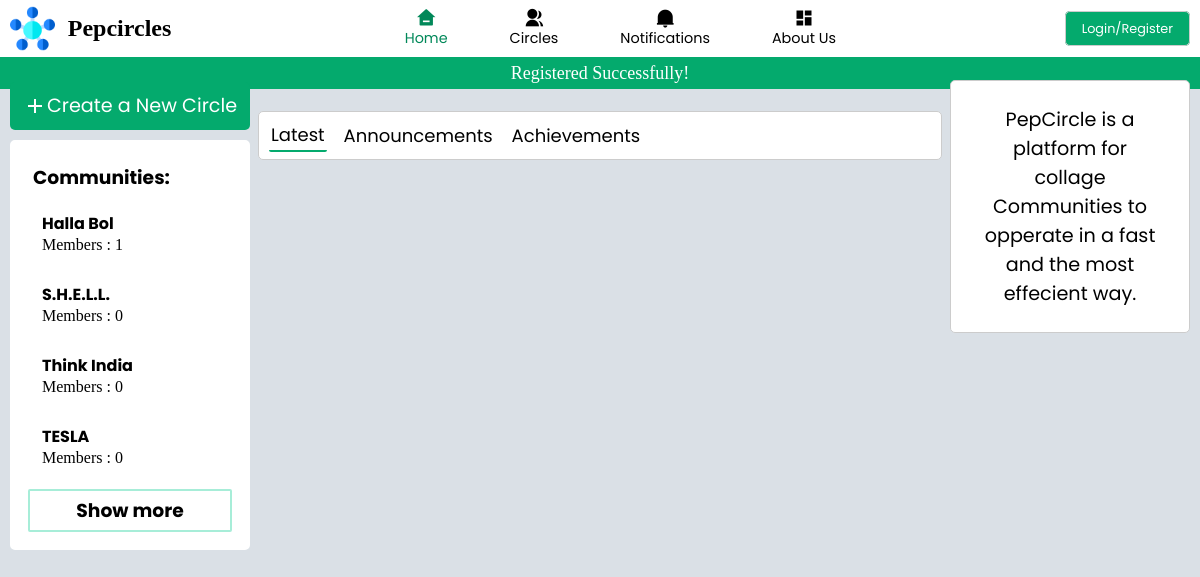
/ (signed in), run on the app's committed database.
### tables this page shows
CREATE TABLE `staticcircleinfo` (
  `circleId` int(11) NOT NULL,
  `circleName` char(250) NOT NULL,
  `circleLogo` varchar(3000) NOT NULL,
  `circleDiscription` varchar(5000) NOT NULL,
  `circleBanner` varchar(3000) NOT NULL DEFAULT 'low_poly_banner_design_1711.jpg',
  `circleStatus` int(11) NOT NULL,
  `collegeId` int(11) NOT NULL,
  `followerCount` int(11) NOT NULL
);

### index.php (the view, shortened to what this page needs)
<?php
include "pages/back/database_connection.php";
?>
<!DOCTYPE html>
<html lang="en">
<head>
    <link rel="stylesheet" href="/collageCommunity/css/index.css">
</head>
<body>
    <?php
    include "pages/navbar.php";
    if (isset($_SESSION['fresh_register'])) {
    ?>
        <div class="msg">
            <p>Registered Successfully!</p>
        </div>
    <?php
    }
    ?>
    <div class="main">
        <div class="comm_bar">
            <div class="create">
                <a href="pages/create_comm.php" id="comm">
                    <div><i class="ri-add-line"></i>
                        <p>Create a New Circle</p>
                    </div>
                </a>
            </div>
            <?php
            if (isset($_SESSION['login_status']) && $_SESSION['login_status'] == 'logged_in') {
            ?>
            <div class="sub_comm_bar">
                <h3 class="head">Communities:</h3>
                <ul>
                    <?php
                    if (mysqli_num_rows($res) > 0) {
                        while ($row = mysqli_fetch_assoc($res)) {
                    ?>
                            <li>
                                <a href="pages/community_page.php?commid=<?php echo $row['circleId'] ?>">
                                    <h3><?php echo $row['circleName']; ?></h3>
                                    <p>Members : <?php echo $row['followerCount']; ?></p>
                                </a>
                            </li>
                    <?php
                        }
                    }
                    ?>
                </ul>
                <div class="show_more">
                    <h3 class="head"><a href="pages/circles.php">Show more</a></h3>
                </div>
            </div>
            <?php }else{
            ?>
            <div class="sub_comm_bar">
                <h3 class="head">Communities:</h3>
                <ul>
                    <?php
                    $new_sql = "SELECT * FROM staticcircleinfo ORDER BY followerCount DESC LIMIT 4";
                    $new_res = mysqli_query($conn, $new_sql);
                    if (mysqli_num_rows($new_res) > 0) {
                        while ($row = mysqli_fetch_assoc($new_res)) {
                    ?>
                            <li>
                                <a href="pages/community_page.php?commid=<?php echo $row['circleId'] ?>">
                                    <h3><?php echo $row['circleName']; ?></h3>
                                    <p>Members : <?php echo $row['followerCount']; ?></p>
                                </a>
                            </li>
                    <?php
                        }
                    }
                    ?>
                </ul>
                <div class="show_more">
                    <h3 class="head"><a href="pages/circles.php">Show more</a></h3>
                </div>
            </div>
            <?php
            } ?>
        </div>
        <div class="feed">
            <div class="tags">
                <a class="ind-tag current" id="latest-posts">Latest</a>
                <a class="ind-tag" id="announcements">Announcements</a>
                <a class="ind-tag" id="achievements">Achievements</a>
            </div>
        </div>
        <div class="right_side">
                <?php
                    if (isset($_SESSION['login_status'])) {
                        if (mysqli_num_rows($res3) > 0) {
                            $row3 = mysqli_fetch_assoc($res3);
                ?>
            <a href="pages/profile_page.php">
                <div class="profile" id="profile">
                    <div class="img">
                        <img src="<?php echo "images/profile_img/".$row3['profile_img']; ?>">
                    </div>
                    <div class="info">
                        <p><?php echo $row3['user_name']; ?></p>
                        <p><?php $row3['about']; ?></p>
                    </div>
                    <!-- <div class="pro_cir">
                        <p>Your circles : 5</p>
                        <p>Members : 500</p>
                    </div> -->
                </div>
            </a>
            <!-- <div class="sub_comm_bar" id="recent">
                <h3 class="head">Recent Posts:</h3>
                <ul>
                    <li>
                        <a href="#">
                            <h3>This_Community</h3>
                            <p>Community Discription</p>
                        </a>
                    </li>
                    <li>
                        <a href="#">
                            <h3>This_Community</h3>
                            <p>Community Discription</p>
                        </a>
                    </li>
                    <li>
                        <a href="#">
                            <h3>This_Community</h3>
                            <p>Community Discription</p>
                        </a>
                    </li>
                </ul>
            </div> -->
            <?php } } else{ ?>
                <div class="profile">
                    <div class = "info">
                        <p>PepCircle is a platform for collage Communities to opperate in a fast and the most effecient way.</p>
                    </div>
                </div>
            <?php } ?>
        </div>
    </div>
</body>
</html>

### css/index.css (style rules this page uses)
.msg { width: 100%; }
.msg p { padding: 5px; text-align: center; background-color: #04AA6D; color: white; font-size: 18px; }
.main { display: flex; height: 100%; }
.comm_bar { margin: 1.36rem 10px 0 10px; width: 20%; height: 100%; position: fixed; z-index: 1; top: 60px; left: 0; overflow-x: hidden; }
.sub_comm_bar { margin: 10px 0 10px 0; background-color: white; border: 2px #ffffff solid; border-radius: 5px; padding: 1rem; flex: 1; }
.show_more { margin-top: 0.5rem; border-radius: 2px; border:2px solid #a7edd8; }
.show_more h3 { display: flex; justify-content: center; align-items: center; }
.sub_comm_bar .head { font-family: 'Poppins'; padding: 5px 5px 5px 5px; }
.sub_comm_bar ul li { padding: 12px 12px 12px 12px; border: 2px solid #ffffff; }
.sub_comm_bar ul li h3 { font-size: 1rem; font-family: 'Poppins'; }
.create { background-color: #04AA6D; color: white; padding: 0.6rem; border-radius: 5px; }
#comm div { display: flex; justify-content: center; align-items: center; }
#comm i { font-size: 1.5rem; color: white; }
#comm p { font-size: 1.2rem; font-family: 'Poppins'; color: white; }
.tags { display: flex; align-items: center; border: 1px #ccc solid; padding: 5px 5px 5px 10px; background-color: white; border-radius: 5px; }
.tags a { cursor: pointer; }
.tags a { margin: 2px 15px 2px 0px; font-family: 'Poppins'; font-size: 18px; padding: 2px 2px 2px 2px; border-radius: 2px; }
.current { padding-bottom: 0px; border-bottom: 2px solid #04AA6D; }
.right_side { margin: 10px 10px 0 10px; width: 20%; height: 100%; position: fixed; z-index: 1; top: 60px; right: 0; overflow-x: hidden; }
.profile { margin: 10px 0 10px 0; width: 100%; height: min-content; border: 1px #ccc solid; background-color: white; border-radius: 5px; display: flex; flex-direction: column; justify-content: center; align-items: center; padding: 1rem; }
.info { text-align: center; }
.info :nth-child(1) { font-size: 1.2rem; font-family: 'Poppins'; padding: 0.5rem; }

### css/navbar1.css (style rules this page uses)
* { list-style: none; margin: 0px; padding: 0px; text-decoration: none; box-sizing: border-box; }
body { background-color: #DAE0E6; }
a { color: black; }

### data on the page
staticcircleinfo: circleName "Halla Bol", followerCount "1"
staticcircleinfo: circleName "S.H.E.L.L.", followerCount "0"
staticcircleinfo: circleName "Think India", followerCount "0"
staticcircleinfo: circleName "TESLA", followerCount "0"
